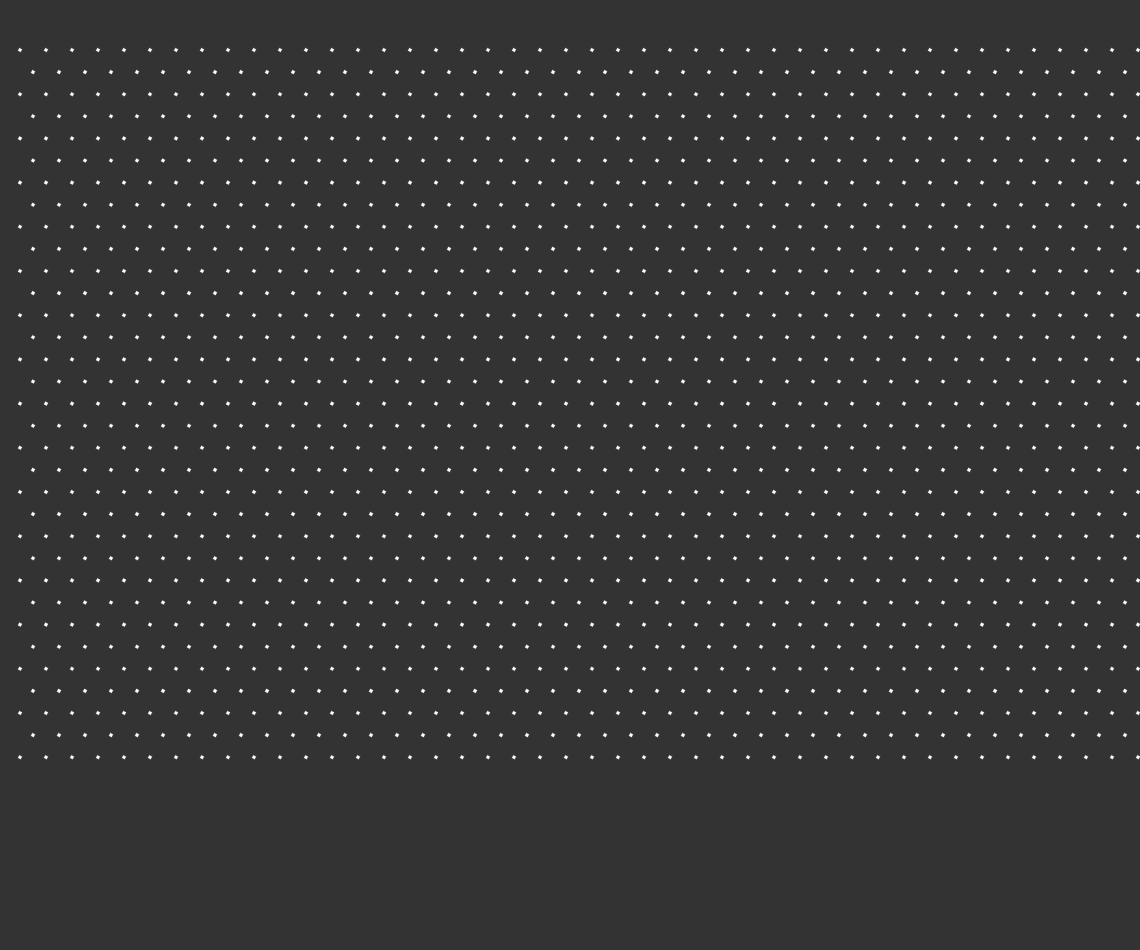
Frame 1 (no input)
Frame 60 (no input): identical to frame 1, image omitted
Frame 120 (the mouse pressed at the canvas centre since frame 60): identical to frame 1, image omitted

The p5.js sketch that drew this single still picture (run headless with seeded random() and noise() and a simulated clock; from frame 60 on, the mouse is pressed at the canvas centre):

// p5.js sketch
// ── sketch.js
let cols = 33,
	rows = 133;
let grid = [];

function setup() {
	createCanvas(windowWidth * 0.95, windowHeight * 0.95);

	for (let x = 0; x < rows; x++) {
		for (let y = 0; y < cols; y++) {
			grid.push(new Grid(x, y));
		}
	}
}

function draw() {
	background(51);

	for (let i = 0; i < grid.length; i++) {
		grid[i].drawGrid();
	}
}
// ── Grid.js
class Grid {
  constructor(_x, _y) {
    this.cell = createVector(_x, _y);
    this.pos = createVector();
    this.spacing = 13;
    this.offset = createVector(20, 50);
  }

  createGrid() {
    if (this.cell.y % 2 === 0) {
      this.pos.x = this.cell.x * this.spacing * 2 + this.offset.x;
    } else {
      this.pos.x = this.cell.x * this.spacing * 2 + this.spacing + this.offset.x;
    }
    this.pos.y = this.cell.y * this.spacing * 1.7 + this.offset.y;

    return this;
  }

  display() {
    stroke(255, 255, 255, 50)
    fill(2173);
    push();
    translate(this.pos.x, this.pos.y);
    rotate(radians(30));
    rectMode(CENTER);
    rect(0, 0, 3, 3);
    pop();

    return this;
  }

  drawGrid() {
    return this.createGrid().display();
  }
}
